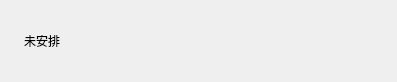
<?xml version="1.0" encoding="UTF-8"?>
<ui version="4.0">
 <class>GroupWidget</class>
 <widget class="QWidget" name="GroupWidget">
  <property name="geometry">
   <rect>
    <x>0</x>
    <y>0</y>
    <width>397</width>
    <height>60</height>
   </rect>
  </property>
  <property name="maximumSize">
   <size>
    <width>16777215</width>
    <height>60</height>
   </size>
  </property>
  <property name="windowTitle">
   <string>Form</string>
  </property>
  <layout class="QGridLayout" name="gridLayout">
   <item row="0" column="0">
    <layout class="QHBoxLayout" name="horizontalLayout">
     <item>
      <widget class="QLabel" name="label">
       <property name="text">
        <string/>
       </property>
       <property name="pixmap">
        <pixmap resource="res.qrc">:/image/res/upArrow.svg</pixmap>
       </property>
      </widget>
     </item>
     <item>
      <widget class="QLabel" name="itemGroupLabel">
       <property name="text">
        <string>未安排</string>
       </property>
      </widget>
     </item>
     <item>
      <spacer name="horizontalSpacer">
       <property name="orientation">
        <enum>Qt::Horizontal</enum>
       </property>
       <property name="sizeHint" stdset="0">
        <size>
         <width>40</width>
         <height>60</height>
        </size>
       </property>
      </spacer>
     </item>
    </layout>
   </item>
  </layout>
 </widget>
 <resources>
  <include location="res.qrc"/>
 </resources>
 <connections/>
</ui>
